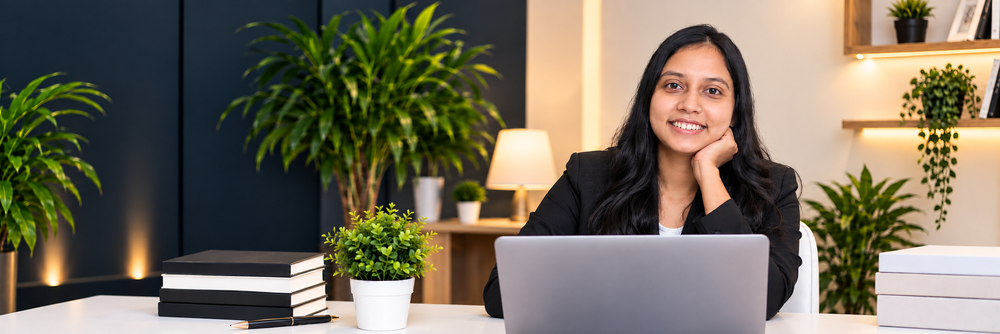
#> input picture public/anubha-hires-original.png, 1000 x 334 px, shrunk from 2170 x 725 before the run
$ python optimize_hires.py
#> lines starting #> are read from the running program, lines starting #| are printed output that depends on the picture
from PIL import Image, ImageFilter, ImageEnhance

input_path = "public/anubha-hires-original.png"
output_path = "public/anubha-banner.png"

img = Image.open(input_path).convert("RGB")
#> img is the input picture: PIL image 1000x334 RGB; mean R, G, B 117.4, 109.8, 92.3
print(f"Loaded original: {img.size}")
#| Loaded original: (1000, 334)

# Apply subtle UnsharpMask to bring out eye, hair, and laptop edge sharpness
sharp = img.filter(ImageFilter.UnsharpMask(radius=1.2, percent=130, threshold=2))
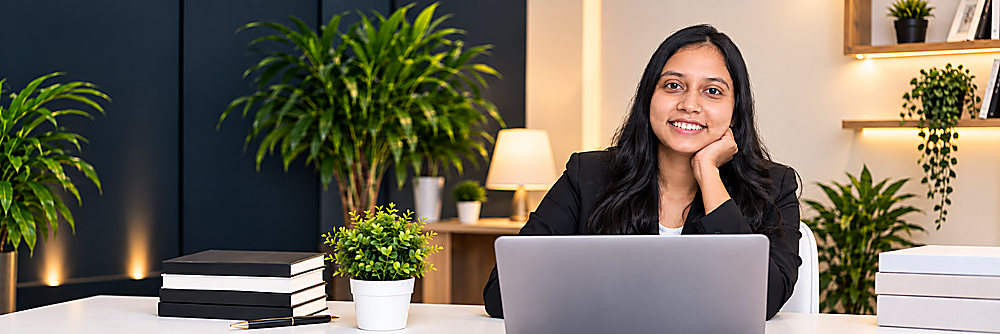
#> sharp: PIL image 1000x334 RGB; mean R, G, B 117.4, 109.9, 92.6

# Enhance sharpness by 15%
sharp = ImageEnhance.Sharpness(sharp).enhance(1.18)

# Enhance micro-contrast by 3%
sharp = ImageEnhance.Contrast(sharp).enhance(1.03)

# Save as optimized, ultra-sharp PNG and WebP/JPG
sharp.save(output_path, "PNG", optimize=True)
sharp.save("public/anubha-banner.webp", "WEBP", quality=98)
sharp.save("public/hero-desk-portrait.jpg", "JPEG", quality=98, subsampling=0)

print("Saved ultra-sharp 2170x725 banner successfully.")

$ run again, with public/anubha-uploaded.png copied over public/anubha-hires-original.png
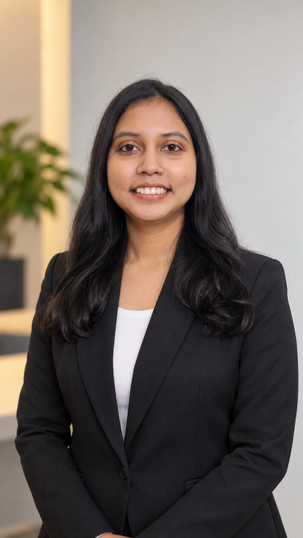
#> input picture public/anubha-uploaded.png, 303 x 538 px, shrunk from 576 x 1024 before the run
#| Loaded original: (303, 538)
#> `sharp = ImageEnhance.Sharpness(sharp).enhance(1.18)`:
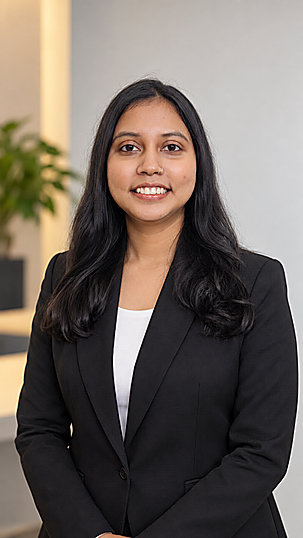
#> sharp: PIL image 303x538 RGB; mean R, G, B 113.4, 103.8, 96.2

$ run again, with public/anubha-formal.jpg saved as public/anubha-hires-original.png
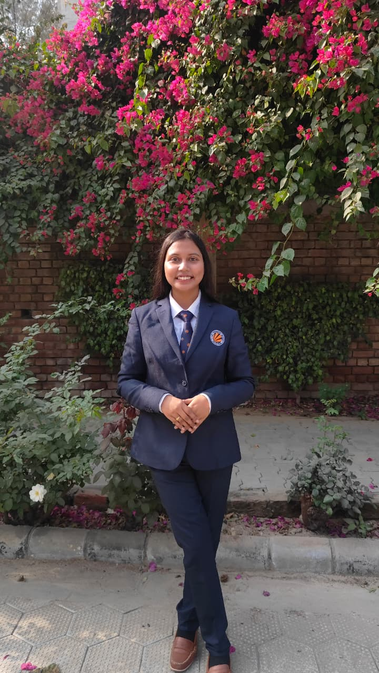
#> input picture public/anubha-formal.jpg, 379 x 673 px, shrunk from 720 x 1280 before the run
#> img is the input picture: PIL image 379x673 RGB; mean R, G, B 87.5, 75.6, 71.5
#| Loaded original: (379, 673)
#> `sharp = img.filter(ImageFilter.UnsharpMask(radius=1.2, percent=130, th..`:
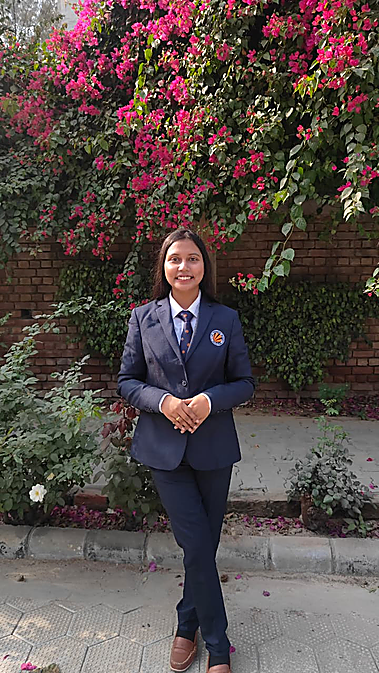
#> sharp: PIL image 379x673 RGB; mean R, G, B 87.5, 75.9, 72.2
